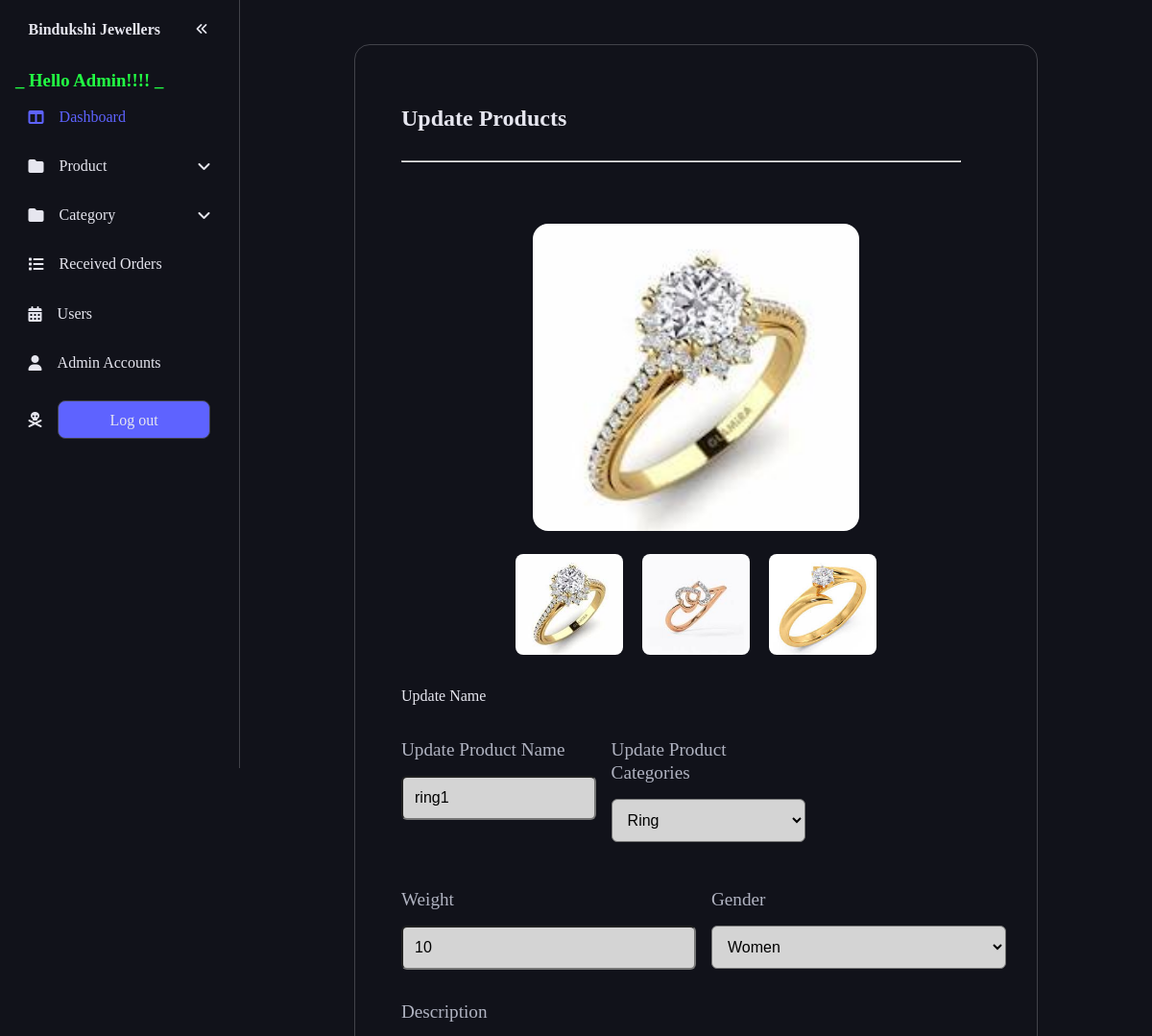
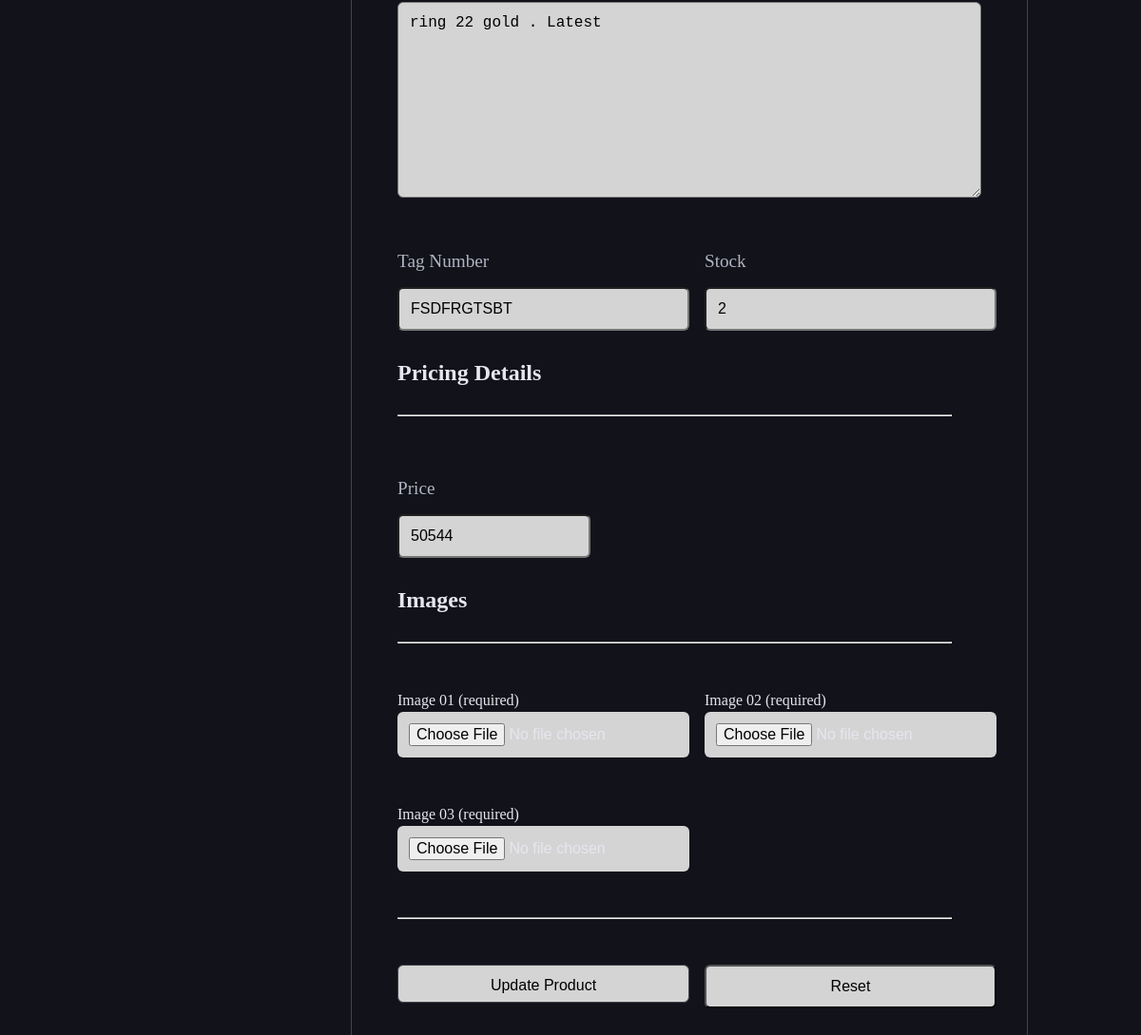
Page /admin/products_edit.php?update=3 (signed in) on the committed database (2 pictures, top to bottom).
### tables this page shows
CREATE TABLE `products` (
  `id` int(100) NOT NULL,
  `name` varchar(100) NOT NULL,
  `categories` varchar(100) NOT NULL,
  `weight` double NOT NULL,
  `gender` varchar(10) NOT NULL,
  `tag` varchar(100) NOT NULL,
  `stock` int(100) NOT NULL,
  `price` int(100) NOT NULL,
  `details` varchar(500) NOT NULL,
  `image_01` varchar(100) NOT NULL,
  `image_02` varchar(100) NOT NULL,
  `image_03` varchar(100) NOT NULL
);

### admin/products_edit.php (the view, shortened to what this page needs)
<?php
include '../includes/connect.php';
?>
<!DOCTYPE html>
<html lang="en">
<head>
    <link rel="stylesheet" href="../css/admin_style.css">
</head>
<body>
    <?php include('../includes/admin_sidebar.php') ?>
    <main>
        <div class="container product-create">
            <h2>Update Products</h2>
            <hr>
            <?php
            $update_id = $_GET['update'];
            $select_products = $conn->prepare("SELECT * FROM `products` WHERE id = ?");
            $select_products->execute([$update_id]);
            if ($select_products->rowCount() > 0) {
                while ($fetch_products = $select_products->fetch(PDO::FETCH_ASSOC)) {
            ?>
                    <form action="" method="post" enctype="multipart/form-data">
                        <div class="image-container">
                            <div class="main-image">
                                <img src="../uploaded_img/<?= $fetch_products['image_01']; ?>" alt="" class="main-image-img">
                            </div>
                            <div class="sub-image">
                                <img class="each-sub-image" src="../uploaded_img/<?= $fetch_products['image_01']; ?>" alt="">
                                <img class="each-sub-image" src="../uploaded_img/<?= $fetch_products['image_02']; ?>" alt="">
                                <img class="each-sub-image" src="../uploaded_img/<?= $fetch_products['image_03']; ?>" alt="">
                            </div>
                        </div>
                        <span>Update Name</span>
                        <div class="col-3">
                            <div class="row">
                                <p>Update Product Name</p>
                                <input type="text" name="name" required class="box" maxlength="100" placeholder="enter product name" value="<?= $fetch_products['name']; ?>">
                            </div>
                            <div class="row">
                                <p>Update Product Categories</p>
                                <select name="product-categories" id="product-categories" required>
                                    <option value="ring" <?= ($fetch_products['categories'] == 'ring') ? 'selected' : ''; ?>>Ring</option>
                                </select>
                            </div>
                        </div>
                        <div class="col-2">
                            <div class="row">
                                <p>Weight</p>
                                <input type="text" name="product-weight" placeholder="30gm" value="<?= $fetch_products['weight']; ?>" required>
                            </div>
                            <div class="row">
                                <p>Gender</p>
                                <select name="product-gender-categories" id="product-gender-categories" required>
                                    <option value="women" <?= ($fetch_products['gender'] == 'women') ? 'selected' : ''; ?>>Women</option>
                                </select>
                            </div>
                        </div>
                        <div class="row">
                            <p>Description</p>
                            <textarea name="details" class="box" required cols="30" rows="10"><?= $fetch_products['details']; ?></textarea>
                        </div>
                        <div class="col-2">
                            <div class="row">
                                <p>Tag Number</p>
                                <input type="text" name="product-tag-number" placeholder="Enter Product tag number" value="<?= $fetch_products['tag']; ?>">
                            </div>
                            <div class="row">
                                <p>Stock</p>
                                <input type="text" name="product-stock" placeholder="Enter product stock available" required value="<?= $fetch_products['stock']; ?>">
                            </div>
                        </div>
                        <div class="row">
                            <h2>Pricing Details</h2>
                        </div>
                        <hr>
                        <div class="col-3">
                            <div class="row">
                                <p>Price</p>
                                <input type="number" name="price" value="<?= $fetch_products['price']; ?>" placeholder="Enter product price" min="0" class="box" required max="9999999999" onkeypress="if(this.value.length == 10) return false;">
                            </div>
                        </div>
                        <h2>Images</h2>
                        <hr>
                        <div class="col-2">
                            <div class="row">
                                <span>Image 01 (required)</span>
                                <input type="file" name="image_01" accept="image/jpg, image/jpeg, image/png, image/webp" class="box">
                            </div>
                            <div class="row">
                                <span>Image 02 (required)</span>
                                <input type="file" name="image_02" accept="image/jpg, image/jpeg, image/png, image/webp" class="box">
                            </div>
                            <div class="row">
                                <span>Image 03 (required)</span>
                                <input type="file" name="image_03" accept="image/jpg, image/jpeg, image/png, image/webp" class="box">
                            </div>
                        </div>
                        <hr>
                        <div class="col-2">
                            <div class="row">
                                <input type="submit" value="Update Product" class="btn submit-btn" name="update">
                            </div>
                            <div class="row">
                                <input class="submit-btn" type="reset" name="product-reset" value="Reset">
                            </div>
                        </div>
                    </form>
        </div>
<?php
                }
            } else {
                echo '<p class="empty">no product found!</p>';
            }
?>
    </main>
</body>
</html>

### css/admin_style.css (style rules this page uses)
:root { --black: #2b2b2b; --dark-gray: #b3b3b3; --light-gray: #d4d4d4; --white: #ffffff; --box-shadow: rgba(116, 116, 162, 0.25) 0px 13px 27px -5px, rgba(0, 0, 0, 0.3) 0px 8px 16px -8px; --base-clr: #11121a; --line-clr: #42434a; --hover-clr: #222533; --text-clr: #e6e6ef; --accent-clr: #5e63ff; --secondary-text-clr: #b0b3c1; }
* { margin: 0; padding: 0; box-sizing: border-box; }
hr { width: 95%; margin: 0 auto; }
.submit-btn { background-color: var(--accent-clr); }
.row { margin: 1rem 0; }
.col-2 { display: grid; grid-template-columns: repeat(2, 50%); gap: 1rem; }
.col-3 { display: grid; grid-template-columns: repeat(3, 33%); gap: 1rem; }
.btn { width: 6rem; height: 2.5rem; padding: 0.5rem; border: 1px solid var(--line-clr); border-radius: 0.5rem; background-color: var(--accent-clr); text-align: center; transition: all ease 0.2s; display: block; }
.image-container { display: flex; align-items: center; justify-content: space-between; flex-direction: column; padding: 1rem; height: auto; }
.each-sub-image { width: 7rem; margin: 0.5rem; border-radius: 0.5rem; overflow: hidden; transition: all ease 0.5s; }

### rows in the picture
products: image_01 (picture), image_02 (picture), image_03 (picture), name "ring1", product-categories "Ring", product-weight "10", product-gender-categories "Women", details "ring 22 gold . Latest", product-tag-number "FSDFRGTSBT", product-stock "2", price "50544"

### other values in the picture
$_SESSION["admin_name"] "Admin"
